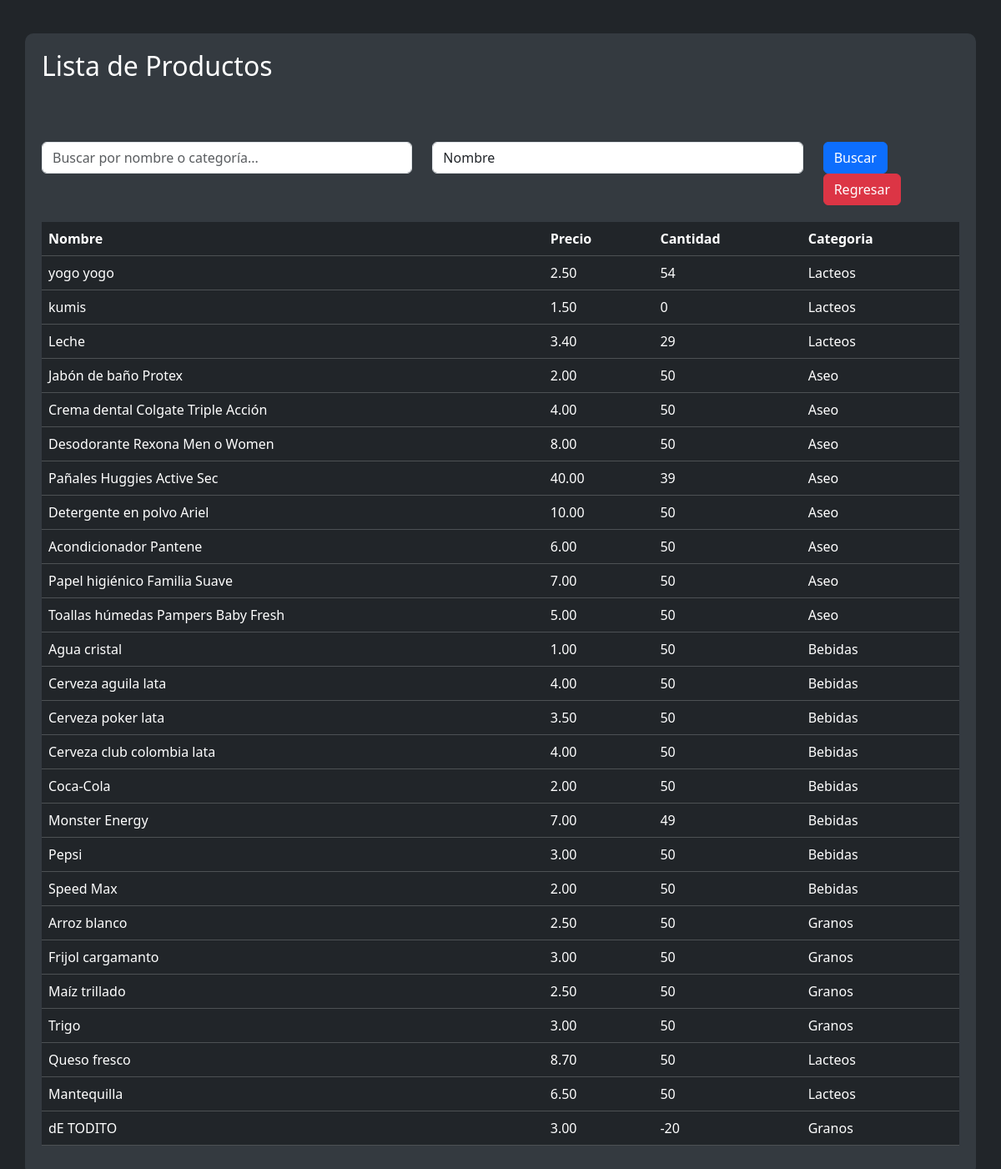
The app's page /listaproducto.php (signed in), older data.
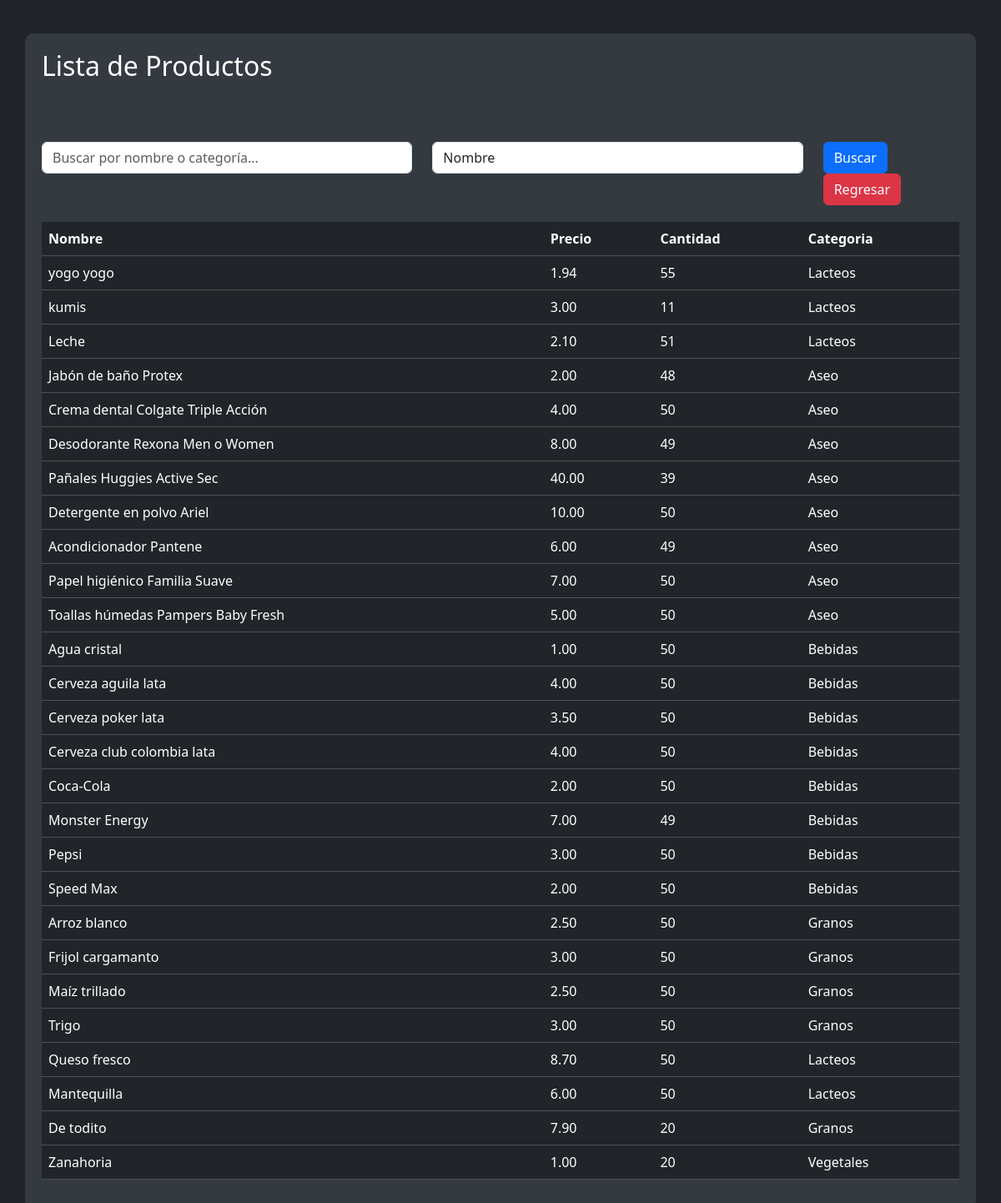
The same page, newer data.
### tables this page shows
CREATE TABLE `productos` (
  `IDP` int(11) NOT NULL,
  `Nombre` varchar(255) NOT NULL,
  `Precio` decimal(10,2) NOT NULL,
  `Categoria` varchar(255) DEFAULT NULL,
  `Cantidad` int(11) DEFAULT NULL,
  `Descripcion` text DEFAULT NULL,
  `Foto` varchar(255) DEFAULT NULL,
  `Estado` varchar(20) NOT NULL DEFAULT 'Pendiente',
  `fecha_de_entrega` timestamp NOT NULL DEFAULT current_timestamp()
);

### listaproducto.php (the view, shortened to what this page needs)
<?php
include_once 'conexion.php';
$busqueda_text = "";
if ($_SERVER["REQUEST_METHOD"] == "POST" && isset($_POST['btn_buscar'])) {
    $busqueda_text = trim($_POST['busqueda']);
    $filtro = $_POST['filtro'];
    if ($filtro == "nombre") {
        $query = "SELECT * FROM productos WHERE Estado = 'Aceptado' AND Nombre LIKE :busqueda";
    } elseif ($filtro == "categoria") {
        $query = "SELECT * FROM productos WHERE Estado = 'Aceptado' AND Categoria LIKE :busqueda";
    }
    $statement = $con->prepare($query);
    $statement->execute([':busqueda' => '%' . $busqueda_text . '%']);
    $productos = $statement->fetchAll(PDO::FETCH_ASSOC);
} else {
    $query = "SELECT * FROM productos WHERE Estado = 'Aceptado'";
    $statement = $con->prepare($query);
    $statement->execute();
    $productos = $statement->fetchAll(PDO::FETCH_ASSOC);
}
?>
<!DOCTYPE html>
<html lang="en">
<head>
    <link rel="stylesheet" href="CSS/bootstrap.css">
    <link rel="stylesheet" href="CSS/alerta.css">
</head>
<body>
<div class="container">
    <form action="" method="post">
        <div class="modal-body">
        <h2 class="mb-4">Lista de Productos</h2>
        <div class="row justify-content-center">
            <div class="col-5 mt-5">
                <input type="text" name="busqueda" placeholder="Buscar por nombre o categoría..." class="form-control" value="<?php echo htmlspecialchars($busqueda_text); ?>">
            </div>
            <div class="col-5 mt-5">
                <select class="form-control" name="filtro">
                    <option value="nombre">Nombre</option>
                </select>
            </div>
            <div class="col-2 mt-5">
                <button class="btn btn-primary" type="submit" name="btn_buscar">Buscar</button>
                <a href="index.php" class="btn btn-danger">Regresar</a>
            </div>
        </div>
            <table class="table table-dark">
                <thead>
                    <tr>
                        <th scope="col">Nombre</th>
                        <th scope="col">Precio</th>
                        <th scope="col">Cantidad</th>
                        <th scope="col">Categoria</th>
                    </tr>
                </thead>
                <tbody>
                    <?php
                    foreach ($productos as $producto) {
                        echo "<tr>";
                        echo "<td>" . htmlspecialchars($producto['Nombre']) . "</td>";
                        echo "<td>" . htmlspecialchars($producto['Precio']) . "</td>";
                        echo "<td>" . htmlspecialchars($producto['Cantidad']) . "</td>";
                        echo "<td>" . htmlspecialchars($producto['Categoria']) . "</td>";
                        echo "</tr>";
                    }
                    ?>
                </tbody>
            </table>
        </div>
    </form>
</div>
</body>
</html>

### listaproducto.php (style rules this page uses)
body { background-color: #212529; color: #ffffff; padding-top: 20px; }
.container { background-color: #343a40; color: #ffffff; padding: 20px; border-radius: 10px; margin-top: 20px; }
.table-dark { background-color: #343a40; color: #ffffff; border-radius: 10px; margin-top: 20px; }
.btn-danger { background-color: #dc3545; border-color: #dc3545; }

Row changes from the older to the newer data that the page shows:
changed productos "yogo yogo": Precio "2.50" → "1.94"; Cantidad "54" → "55"
changed productos "kumis": Precio "1.50" → "3.00"; Cantidad "0" → "11"
changed productos "Leche": Precio "3.40" → "2.10"; Cantidad "29" → "51"
changed productos "Jabón de baño Protex": Cantidad "50" → "48"
changed productos "Desodorante Rexona Men o Women": Cantidad "50" → "49"
changed productos "Acondicionador Pantene": Cantidad "50" → "49"
changed productos "Mantequilla": Precio "6.50" → "6.00"
changed productos: Nombre "dE TODITO" → "De todito"; Precio "3.00" → "7.90"; Cantidad "-20" → "20"
added productos: Nombre "Zanahoria", Precio "1.00", Cantidad "20", Categoria "Vegetales"
